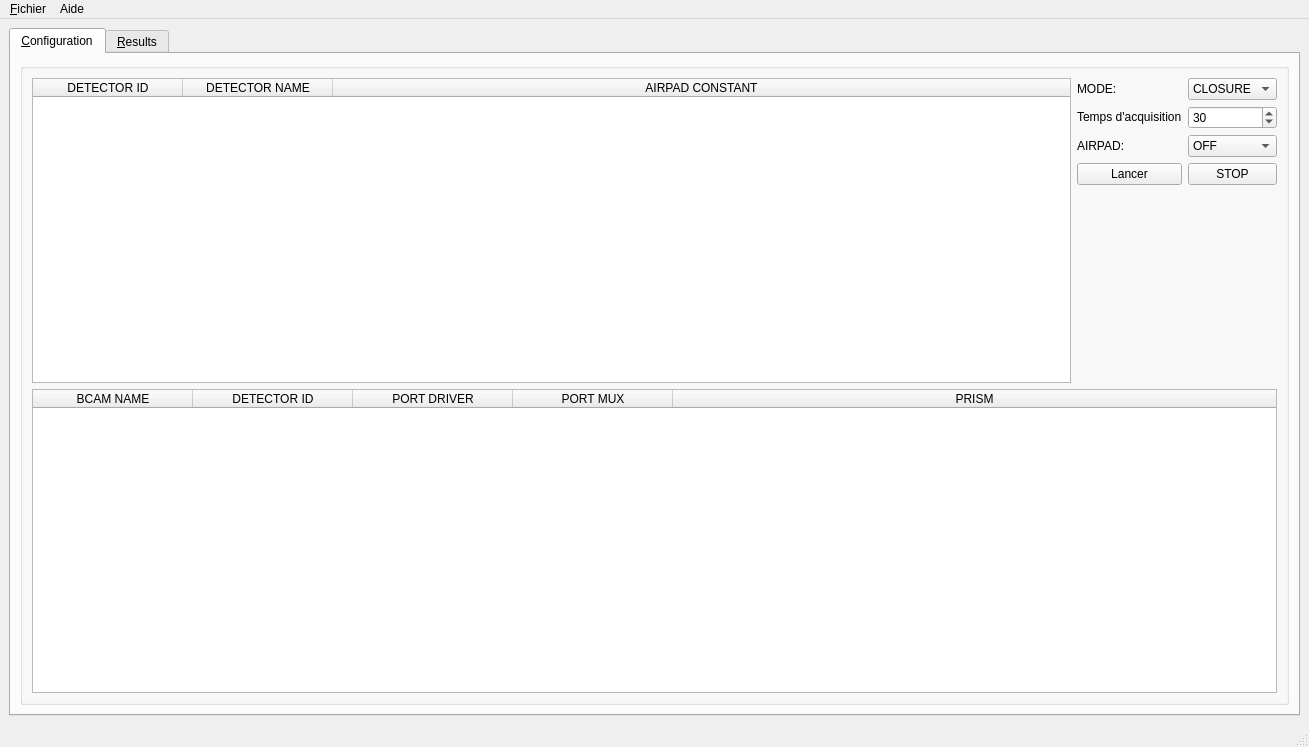
<?xml version="1.0" encoding="UTF-8"?>
<ui version="4.0">
 <class>ATLAS_BCAM</class>
 <widget class="QMainWindow" name="ATLAS_BCAM">
  <property name="geometry">
   <rect>
    <x>0</x>
    <y>0</y>
    <width>1309</width>
    <height>747</height>
   </rect>
  </property>
  <property name="sizeIncrement">
   <size>
    <width>0</width>
    <height>0</height>
   </size>
  </property>
  <property name="windowTitle">
   <string>ADEPO</string>
  </property>
  <property name="windowIcon">
   <iconset>
    <normaloff>Mayan_Pyramid-icon.png</normaloff>Mayan_Pyramid-icon.png</iconset>
  </property>
  <widget class="QWidget" name="centralwidget">
   <layout class="QGridLayout" name="gridLayout_6">
    <item row="0" column="0">
     <widget class="QTabWidget" name="tabWidget">
      <property name="currentIndex">
       <number>0</number>
      </property>
      <widget class="QWidget" name="tab">
       <attribute name="title">
        <string>&amp;Configuration</string>
       </attribute>
       <layout class="QVBoxLayout" name="verticalLayout_6">
        <item>
         <widget class="QGroupBox" name="groupBox">
          <property name="enabled">
           <bool>true</bool>
          </property>
          <property name="title">
           <string/>
          </property>
          <layout class="QVBoxLayout" name="verticalLayout_3">
           <item>
            <layout class="QVBoxLayout" name="verticalLayout_2">
             <item>
              <layout class="QHBoxLayout" name="horizontalLayout_3">
               <item>
                <widget class="QTableWidget" name="tableWidget_liste_detectors">
                 <property name="enabled">
                  <bool>true</bool>
                 </property>
                 <property name="sizePolicy">
                  <sizepolicy hsizetype="Expanding" vsizetype="Expanding">
                   <horstretch>20</horstretch>
                   <verstretch>20</verstretch>
                  </sizepolicy>
                 </property>
                 <property name="minimumSize">
                  <size>
                   <width>0</width>
                   <height>0</height>
                  </size>
                 </property>
                 <property name="contextMenuPolicy">
                  <enum>Qt::NoContextMenu</enum>
                 </property>
                 <property name="frameShape">
                  <enum>QFrame::StyledPanel</enum>
                 </property>
                 <property name="lineWidth">
                  <number>1</number>
                 </property>
                 <property name="editTriggers">
                  <set>QAbstractItemView::NoEditTriggers</set>
                 </property>
                 <property name="dragEnabled">
                  <bool>false</bool>
                 </property>
                 <property name="selectionMode">
                  <enum>QAbstractItemView::MultiSelection</enum>
                 </property>
                 <property name="selectionBehavior">
                  <enum>QAbstractItemView::SelectRows</enum>
                 </property>
                 <property name="textElideMode">
                  <enum>Qt::ElideNone</enum>
                 </property>
                 <property name="showGrid">
                  <bool>true</bool>
                 </property>
                 <property name="sortingEnabled">
                  <bool>true</bool>
                 </property>
                 <attribute name="horizontalHeaderVisible">
                  <bool>true</bool>
                 </attribute>
                 <attribute name="horizontalHeaderCascadingSectionResizes">
                  <bool>false</bool>
                 </attribute>
                 <attribute name="horizontalHeaderDefaultSectionSize">
                  <number>150</number>
                 </attribute>
                 <attribute name="horizontalHeaderHighlightSections">
                  <bool>false</bool>
                 </attribute>
                 <attribute name="horizontalHeaderMinimumSectionSize">
                  <number>100</number>
                 </attribute>
                 <attribute name="horizontalHeaderShowSortIndicator" stdset="0">
                  <bool>true</bool>
                 </attribute>
                 <attribute name="horizontalHeaderStretchLastSection">
                  <bool>true</bool>
                 </attribute>
                 <attribute name="verticalHeaderVisible">
                  <bool>false</bool>
                 </attribute>
                 <attribute name="verticalHeaderCascadingSectionResizes">
                  <bool>false</bool>
                 </attribute>
                 <attribute name="verticalHeaderDefaultSectionSize">
                  <number>30</number>
                 </attribute>
                 <attribute name="verticalHeaderMinimumSectionSize">
                  <number>30</number>
                 </attribute>
                 <attribute name="verticalHeaderShowSortIndicator" stdset="0">
                  <bool>true</bool>
                 </attribute>
                 <column>
                  <property name="text">
                   <string>DETECTOR ID</string>
                  </property>
                  <property name="font">
                   <font>
                    <kerning>true</kerning>
                   </font>
                  </property>
                  <property name="textAlignment">
                   <set>AlignHCenter|AlignVCenter|AlignCenter</set>
                  </property>
                 </column>
                 <column>
                  <property name="text">
                   <string>DETECTOR NAME</string>
                  </property>
                  <property name="textAlignment">
                   <set>AlignHCenter|AlignVCenter|AlignCenter</set>
                  </property>
                 </column>
                 <column>
                  <property name="text">
                   <string>AIRPAD CONSTANT</string>
                  </property>
                  <property name="textAlignment">
                   <set>AlignHCenter|AlignVCenter|AlignCenter</set>
                  </property>
                 </column>
                </widget>
               </item>
               <item>
                <layout class="QGridLayout" name="gridLayout">
                 <item row="4" column="0">
                  <spacer name="verticalSpacer">
                   <property name="orientation">
                    <enum>Qt::Vertical</enum>
                   </property>
                   <property name="sizeHint" stdset="0">
                    <size>
                     <width>20</width>
                     <height>40</height>
                    </size>
                   </property>
                  </spacer>
                 </item>
                 <item row="2" column="0">
                  <widget class="QLabel" name="textEdit_airpad">
                   <property name="text">
                    <string>AIRPAD:</string>
                   </property>
                   <property name="textFormat">
                    <enum>Qt::RichText</enum>
                   </property>
                   <property name="scaledContents">
                    <bool>false</bool>
                   </property>
                   <property name="buddy">
                    <cstring>comboBox_2</cstring>
                   </property>
                  </widget>
                 </item>
                 <item row="3" column="0">
                  <widget class="QPushButton" name="Boutton_lancer">
                   <property name="text">
                    <string>Lancer</string>
                   </property>
                  </widget>
                 </item>
                 <item row="3" column="1">
                  <widget class="QPushButton" name="boutton_arreter">
                   <property name="text">
                    <string>STOP</string>
                   </property>
                  </widget>
                 </item>
                 <item row="1" column="1">
                  <widget class="QSpinBox" name="spinBox">
                   <property name="accelerated">
                    <bool>true</bool>
                   </property>
                   <property name="minimum">
                    <number>11</number>
                   </property>
                   <property name="maximum">
                    <number>300</number>
                   </property>
                   <property name="value">
                    <number>30</number>
                   </property>
                  </widget>
                 </item>
                 <item row="0" column="1">
                  <widget class="QComboBox" name="comboBox">
                   <item>
                    <property name="text">
                     <string>CLOSURE</string>
                    </property>
                   </item>
                  </widget>
                 </item>
                 <item row="1" column="0">
                  <widget class="QLabel" name="textEdit_function_mode">
                   <property name="text">
                    <string>Temps d'acquisition</string>
                   </property>
                   <property name="textFormat">
                    <enum>Qt::RichText</enum>
                   </property>
                   <property name="buddy">
                    <cstring>spinBox</cstring>
                   </property>
                  </widget>
                 </item>
                 <item row="2" column="1">
                  <widget class="QComboBox" name="comboBox_2">
                   <item>
                    <property name="text">
                     <string>OFF</string>
                    </property>
                   </item>
                   <item>
                    <property name="text">
                     <string>ON</string>
                    </property>
                   </item>
                  </widget>
                 </item>
                 <item row="0" column="0">
                  <widget class="QLabel" name="textEdit_mode">
                   <property name="text">
                    <string>MODE:</string>
                   </property>
                   <property name="textFormat">
                    <enum>Qt::RichText</enum>
                   </property>
                   <property name="buddy">
                    <cstring>comboBox</cstring>
                   </property>
                  </widget>
                 </item>
                </layout>
               </item>
              </layout>
             </item>
             <item>
              <widget class="QTableWidget" name="tableWidget_liste_bcams">
               <property name="sizePolicy">
                <sizepolicy hsizetype="Expanding" vsizetype="Expanding">
                 <horstretch>0</horstretch>
                 <verstretch>0</verstretch>
                </sizepolicy>
               </property>
               <property name="sizeIncrement">
                <size>
                 <width>0</width>
                 <height>0</height>
                </size>
               </property>
               <property name="baseSize">
                <size>
                 <width>0</width>
                 <height>0</height>
                </size>
               </property>
               <property name="autoScrollMargin">
                <number>16</number>
               </property>
               <property name="editTriggers">
                <set>QAbstractItemView::NoEditTriggers</set>
               </property>
               <property name="selectionMode">
                <enum>QAbstractItemView::SingleSelection</enum>
               </property>
               <property name="selectionBehavior">
                <enum>QAbstractItemView::SelectRows</enum>
               </property>
               <property name="textElideMode">
                <enum>Qt::ElideNone</enum>
               </property>
               <property name="gridStyle">
                <enum>Qt::SolidLine</enum>
               </property>
               <property name="sortingEnabled">
                <bool>true</bool>
               </property>
               <attribute name="horizontalHeaderVisible">
                <bool>true</bool>
               </attribute>
               <attribute name="horizontalHeaderDefaultSectionSize">
                <number>160</number>
               </attribute>
               <attribute name="horizontalHeaderHighlightSections">
                <bool>false</bool>
               </attribute>
               <attribute name="horizontalHeaderMinimumSectionSize">
                <number>160</number>
               </attribute>
               <attribute name="horizontalHeaderShowSortIndicator" stdset="0">
                <bool>true</bool>
               </attribute>
               <attribute name="horizontalHeaderStretchLastSection">
                <bool>true</bool>
               </attribute>
               <attribute name="verticalHeaderVisible">
                <bool>false</bool>
               </attribute>
               <attribute name="verticalHeaderCascadingSectionResizes">
                <bool>false</bool>
               </attribute>
               <attribute name="verticalHeaderMinimumSectionSize">
                <number>30</number>
               </attribute>
               <attribute name="verticalHeaderShowSortIndicator" stdset="0">
                <bool>true</bool>
               </attribute>
               <attribute name="verticalHeaderStretchLastSection">
                <bool>false</bool>
               </attribute>
               <column>
                <property name="text">
                 <string>BCAM NAME</string>
                </property>
               </column>
               <column>
                <property name="text">
                 <string>DETECTOR ID</string>
                </property>
               </column>
               <column>
                <property name="text">
                 <string>PORT DRIVER</string>
                </property>
               </column>
               <column>
                <property name="text">
                 <string>PORT MUX</string>
                </property>
               </column>
               <column>
                <property name="text">
                 <string>PRISM</string>
                </property>
               </column>
              </widget>
             </item>
            </layout>
           </item>
          </layout>
         </widget>
        </item>
       </layout>
      </widget>
      <widget class="QWidget" name="widget">
       <attribute name="title">
        <string>&amp;Results</string>
       </attribute>
       <layout class="QHBoxLayout" name="horizontalLayout_2">
        <item>
         <layout class="QVBoxLayout" name="verticalLayout">
          <item>
           <layout class="QHBoxLayout" name="horizontalLayout">
            <item>
             <widget class="QCheckBox" name="fullPrecision">
              <property name="text">
               <string>Full Precision</string>
              </property>
             </widget>
            </item>
            <item>
             <spacer name="horizontalSpacer">
              <property name="orientation">
               <enum>Qt::Horizontal</enum>
              </property>
              <property name="sizeHint" stdset="0">
               <size>
                <width>40</width>
                <height>20</height>
               </size>
              </property>
             </spacer>
            </item>
            <item>
             <widget class="QPushButton" name="nextMeasurement">
              <property name="text">
               <string>Next Measurement</string>
              </property>
             </widget>
            </item>
            <item>
             <widget class="QPushButton" name="stop">
              <property name="text">
               <string>Stop</string>
              </property>
             </widget>
            </item>
            <item>
             <widget class="QPushButton" name="reset">
              <property name="text">
               <string>Reset</string>
              </property>
             </widget>
            </item>
           </layout>
          </item>
          <item>
           <widget class="QTableWidget" name="tableWidget_results">
            <property name="alternatingRowColors">
             <bool>true</bool>
            </property>
            <property name="sortingEnabled">
             <bool>true</bool>
            </property>
            <attribute name="horizontalHeaderCascadingSectionResizes">
             <bool>false</bool>
            </attribute>
            <attribute name="horizontalHeaderStretchLastSection">
             <bool>false</bool>
            </attribute>
            <attribute name="verticalHeaderCascadingSectionResizes">
             <bool>false</bool>
            </attribute>
            <column>
             <property name="text">
              <string>Name</string>
             </property>
            </column>
            <column>
             <property name="text">
              <string>BCAM</string>
             </property>
            </column>
            <column>
             <property name="text">
              <string>Prism</string>
             </property>
            </column>
            <column>
             <property name="text">
              <string>n</string>
             </property>
            </column>
            <column>
             <property name="text">
              <string>X (m)</string>
             </property>
            </column>
            <column>
             <property name="text">
              <string>Y (m)</string>
             </property>
            </column>
            <column>
             <property name="text">
              <string> Z (m)</string>
             </property>
            </column>
            <column>
             <property name="text">
              <string>Sigma X</string>
             </property>
            </column>
            <column>
             <property name="text">
              <string>Sigma Y</string>
             </property>
            </column>
            <column>
             <property name="text">
              <string>Sigma Z</string>
             </property>
            </column>
            <column>
             <property name="text">
              <string>delta X (mm)</string>
             </property>
            </column>
            <column>
             <property name="text">
              <string>delta Y (mm)</string>
             </property>
            </column>
            <column>
             <property name="text">
              <string>delta Z (mm)</string>
             </property>
            </column>
           </widget>
          </item>
         </layout>
        </item>
       </layout>
      </widget>
     </widget>
    </item>
   </layout>
  </widget>
  <widget class="QMenuBar" name="menubar">
   <property name="geometry">
    <rect>
     <x>0</x>
     <y>0</y>
     <width>1309</width>
     <height>22</height>
    </rect>
   </property>
   <widget class="QMenu" name="menuFichier">
    <property name="title">
     <string>&amp;Fichier</string>
    </property>
    <addaction name="actionCharger"/>
    <addaction name="action_Quitter"/>
   </widget>
   <widget class="QMenu" name="menuAide">
    <property name="title">
     <string>Aide</string>
    </property>
    <addaction name="actionAbout_Qt"/>
    <addaction name="action_Aide"/>
   </widget>
   <addaction name="menuFichier"/>
   <addaction name="menuAide"/>
  </widget>
  <widget class="QStatusBar" name="statusBar"/>
  <action name="actionCharger">
   <property name="text">
    <string>INPUT FILE</string>
   </property>
   <property name="toolTip">
    <string>INPUT FOLDER</string>
   </property>
   <property name="statusTip">
    <string>Ouverture du projet</string>
   </property>
  </action>
  <action name="actionAbout_Qt">
   <property name="text">
    <string>About &amp;Qt</string>
   </property>
  </action>
  <action name="action_Aide">
   <property name="text">
    <string>&amp;Aide ATLAS_BCAM</string>
   </property>
  </action>
  <action name="action_Quitter">
   <property name="text">
    <string>&amp;Quitter</string>
   </property>
   <property name="statusTip">
    <string>Quitter l'application</string>
   </property>
  </action>
 </widget>
 <resources/>
 <connections/>
</ui>
